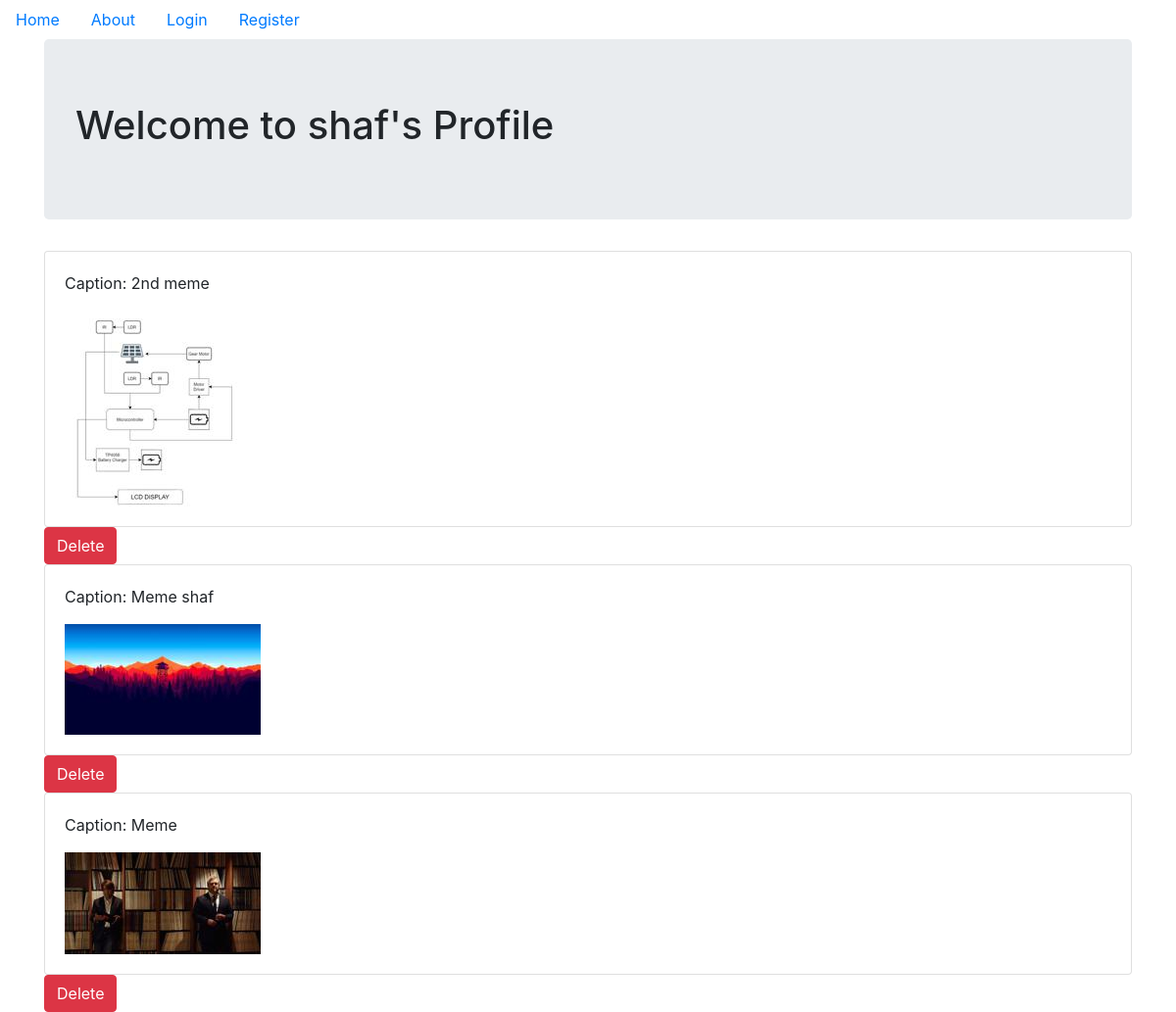
The page /profile/shaf on the database as committed earlier.
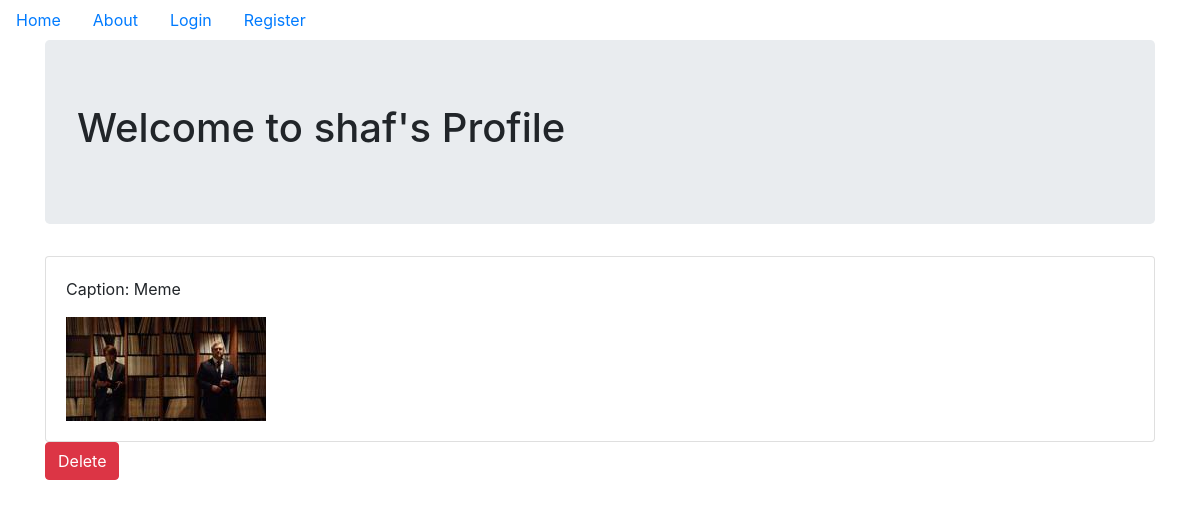
The same page on the database as committed later.
### mainproject/models.py (models this page shows, shortened)
class Meme(db.Model):
    users = db.relationship(User)
    id = db.Column(db.Integer,primary_key= True)
    user_id = db.Column(db.Integer, db.ForeignKey('users.id'),nullable = False)
    date = db.Column(db.DateTime,nullable=False, default = datetime.utcnow)
    meme_caption = db.Column(db.Text,nullable = False)
    meme_image = db.Column(db.String(128),nullable=False)

### mainproject/users/views.py (the view)
@users.route('/profile/<username>')
def profile(username):
    user = User.query.filter_by(username = username).first_or_404()
    memes_user = Meme.query.filter_by(author = user).order_by(Meme.date.desc()).all()
    return render_template('profile.html',memes_user= memes_user, user = user)

### mainproject/templates/profile.html
{% extends "base.html" %} {% block content %}
<div class="jumbotron">
    <h1>Welcome to {{user.username}}'s Profile</h1>
</div>
{% for meme in memes_user %}
<div class="card">
    <div class="card-body">
        <p>Caption: {{meme.meme_caption}}</p>
        <img src="{{url_for('static',filename= 'memes/'+meme.meme_image)}}" alt="">
    </div>
</div>
<form action="{{url_for('meme_post.delete_meme',meme_post_id = meme.id)}}" method="POST">
    <input class="btn btn-danger" type="submit" value="Delete">
</form>
{% endfor %} {% endblock %}

Rows that differ between the two databases and show on the page:
removed Meme: meme_caption "2nd meme", meme_image (picture)
removed Meme: meme_caption "Meme shaf", meme_image (picture)
